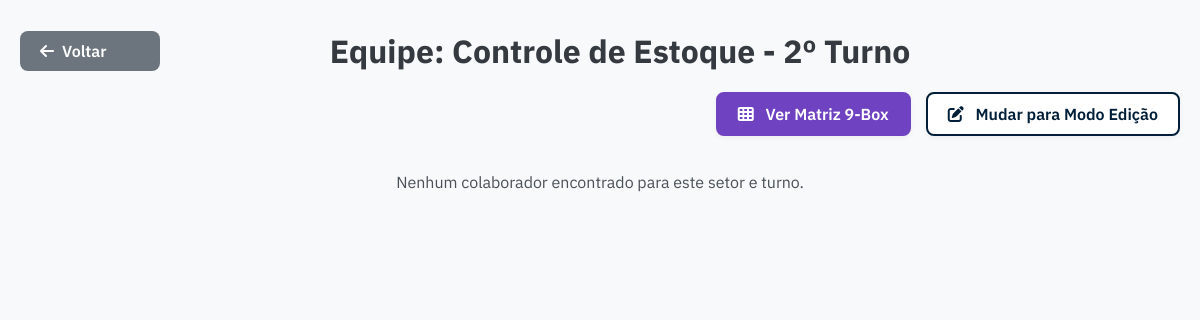
The page /setor/Controle de Estoque/turno/2 (signed in) on the database as committed earlier.
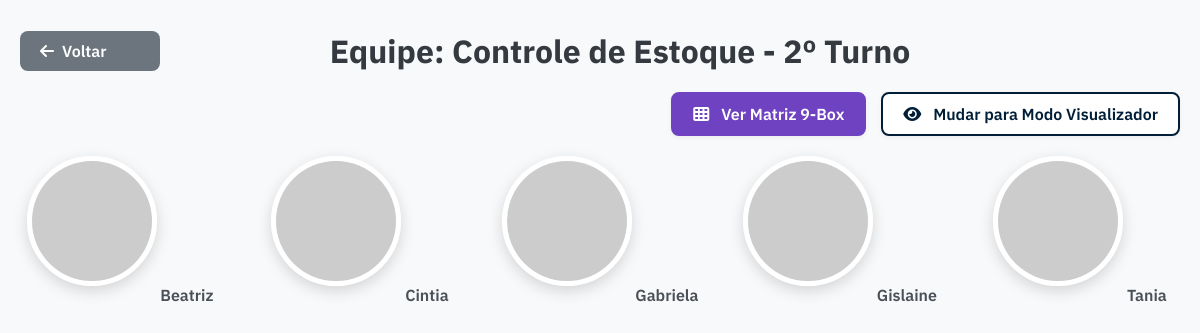
The same page on the database as committed later.
### app.py (models this page shows)
class Colaborador(db.Model):
    __tablename__ = 'colaboradores'
    id = db.Column(db.Integer, primary_key=True)
    nome_completo = db.Column(db.String(200), unique=True, nullable=False)
    cargo = db.Column(db.String(100))
    processo = db.Column(db.String(100))
    turno = db.Column(db.String(50))
    turno_num = db.Column(db.Integer)
    nome_gestor_imediato = db.Column(db.String(200))
    foto_url = db.Column(db.String(500))
    avaliacoes = db.relationship('Avaliacao', backref='colaborador', lazy=True, cascade="all, delete-orphan")
    insignias = db.relationship('Insignia', backref='colaborador', lazy=True, cascade="all, delete-orphan")
    pd_itens = db.relationship('PDI', backref='colaborador', lazy=True, cascade="all, delete-orphan")
    historico_avaliacoes = db.relationship('Historico', backref='colaborador', lazy=True, cascade="all, delete-orphan")

### app.py (the view)
@app.route('/setor/<nome_setor>/turno/<int:num_turno>')
@login_required
def grid_colaboradores(nome_setor, num_turno):
    colaboradores = get_dados_completos()
    equipe_filtrada = [
        c for c in colaboradores
        if c.get('Processo') == nome_setor
        and c.get('Turno_Num') == num_turno
        and c.get('Cargo') in ['Operacional', 'Op Empilhadeira']
    ]
    liderados = Colaborador.query.filter_by(nome_gestor_imediato=current_user.nome).first() is not None
    role = 'lider' if liderados else 'visualizador'
    return render_template('setor_grid.html', equipe=equipe_filtrada, nome_setor=nome_setor, num_turno=num_turno, role=role)

### app.py (called while the page is built)
@login_manager.user_loader
def load_user(user_id):
    return User.query.get(int(user_id))

def get_cor_por_pontuacao(pontuacao):
    if pontuacao >= 80: return '#28a745'
    if pontuacao >= 60: return '#ffc107'
    return '#dc3545'

### templates/setor_grid.html (shortened to what this page needs)
<!DOCTYPE html>
<html lang="pt-BR">
<head>
    <link rel="stylesheet" href="{{ url_for('static', filename='css/style.css') }}">
</head>
<body>
    <div class="container">
        <div class="header-com-voltar">
            <a href="{{ url_for('selecao_turno', nome_setor=nome_setor) }}" class="back-btn">
                <i class="fa-solid fa-arrow-left"></i> Voltar
            </a>
            <h1>Equipe: {{ nome_setor }} - {{ num_turno }}º Turno</h1>
        </div>
        <div class="role-toggle-container" style="display: flex; gap: 15px;"> <a href="{{ url_for('matriz_talentos', nome_setor=nome_setor, num_turno=num_turno) }}" class="role-toggle-btn" style="background-color: #6f42c1; border-color: #6f42c1; color: white;">
                <i class="fa-solid fa-th"></i> Ver Matriz 9-Box
            </a>
            {% if role == 'lider' %}
                <a href="{{ url_for('grid_colaboradores', nome_setor=nome_setor, num_turno=num_turno, role='visualizador') }}" class="role-toggle-btn">
                    <i class="fa-solid fa-eye"></i> Mudar para Modo Visualizador
                </a>
            {% else %}
                <a href="{{ url_for('grid_colaboradores', nome_setor=nome_setor, num_turno=num_turno, role='lider') }}" class="role-toggle-btn">
                    <i class="fa-solid fa-pen-to-square"></i> Mudar para Modo Edição
                </a>
            {% endif %}
        </div>
        <div class="colaborador-grid">
            {% for membro in equipe %}
                <a href="{{ url_for('detalhe_colaborador', colaborador_id=membro.id, role=role) }}" class="colaborador-item">
                    <img src="{{ membro.foto }}" alt="Foto de {{ membro.Nome_completo }}">
                    <span>{{ membro.Nome_completo.split(' ')[0] }}</span>
                </a>
            {% else %}
                <p>Nenhum colaborador encontrado para este setor e turno.</p>
            {% endfor %}
        </div>
    </div>
</body>
</html>

### static/css/style.css (style rules this page uses)
:root { --primary-color: #011E38; --success-color: #28a745; --warning-color: #ffc107; --danger-color: #dc3545; --light-gray: #f8f9fa; --dark-gray: #343a40; --text-color: #495057; }
body { font-family: 'IBM Plex Sans', sans-serif; background-color: var(--light-gray); color: var(--text-color); margin: 0; }
.container { max-width: 1200px; margin: 30px auto; padding: 0 20px; }
h1 { text-align: center; color: var(--dark-gray); margin-bottom: 40px; }
.colaborador-grid { display: grid; grid-template-columns: repeat(auto-fit, minmax(120px, 1fr)); gap: 40px; justify-items: center; }
.colaborador-item { text-align: center; text-decoration: none; color: var(--text-color); transition: transform 0.3s; }
.colaborador-item img { width: 120px; height: 120px; border-radius: 50%; border: 5px solid white; box-shadow: 0 5px 15px rgba(0,0,0,0.15); object-fit: cover; margin-bottom: 15px; }
.colaborador-item span { font-weight: 600; font-size: 16px; }
.role-toggle-container { display: flex; justify-content: flex-end; margin-bottom: 20px; }
.role-toggle-btn { background-color: #fff; border: 2px solid var(--primary-color); color: var(--primary-color); padding: 10px 20px; border-radius: 8px; text-decoration: none; font-weight: 600; transition: all 0.3s ease; box-shadow: 0 2px 5px rgba(0,0,0,0.05); }
.role-toggle-btn i { margin-right: 8px; }
.header-com-voltar { display: flex; align-items: center; gap: 20px; margin-bottom: 20px; position: relative; }
.header-com-voltar h1 { margin: 0; flex-grow: 1; text-align: center; padding-right: 120px; }
.back-btn { display: inline-flex; align-items: center; gap: 8px; padding: 10px 20px; background-color: #6c757d; color: white; text-decoration: none; font-weight: 600; border-radius: 8px; transition: background-color 0.3s ease; white-space: nowrap; width: 100px; }

Rows that differ between the two databases and show on the page:
added Colaborador: Nome_completo "Beatriz"
added Colaborador: Nome_completo "Cintia"
added Colaborador: Nome_completo "Gabriela"
added Colaborador: Nome_completo "Gislaine"
added Colaborador: Nome_completo "Tania"
Other text that changed with them:
text no longer shown: "Mudar para Modo Edição Nenhum colaborador encontrado para este setor e turno."
text now shown: "Mudar para Modo Visualizador"
